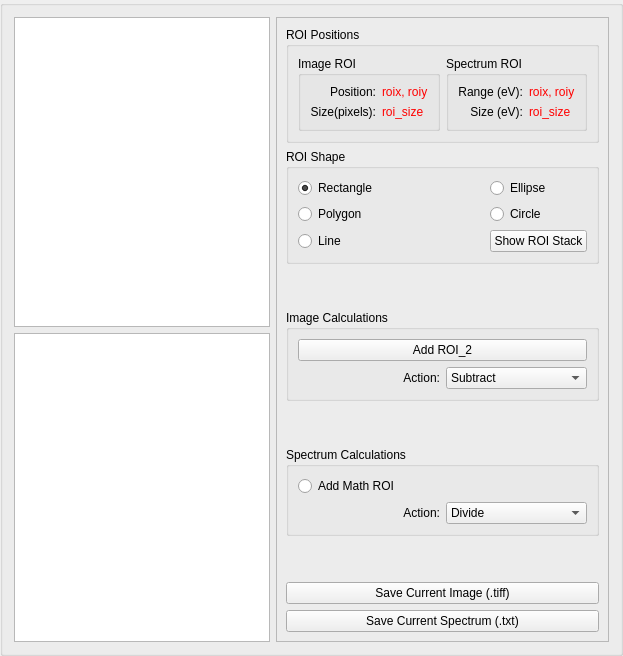
     <widget class="QGroupBox" name="groupBox_6">
      <property name="sizePolicy">
       <sizepolicy hsizetype="Minimum" vsizetype="Preferred">
        <horstretch>0</horstretch>
        <verstretch>0</verstretch>
       </sizepolicy>
      </property>
      <property name="styleSheet">
       <string notr="true">font:12pt &quot;Segoe UI&quot;;</string>
      </property>
      <property name="title">
       <string/>
      </property>
      <layout class="QGridLayout" name="gridLayout_29">
       <item row="0" column="2" rowspan="2">
        <widget class="QFrame" name="frame_5">
         <property name="frameShape">
          <enum>QFrame::StyledPanel</enum>
         </property>
         <property name="frameShadow">
          <enum>QFrame::Raised</enum>
         </property>
         <layout class="QGridLayout" name="gridLayout_23">
          <item row="0" column="0">
           <widget class="QGroupBox" name="groupBox_8">
            <property name="styleSheet">
             <string notr="true">font: 9pt &quot;Segoe UI&quot;;</string>
            </property>
            <property name="title">
             <string>ROI Positions</string>
            </property>
            <layout class="QGridLayout" name="gridLayout_19">
             <item row="0" column="1">
              <widget class="QGroupBox" name="groupBox_5">
               <property name="title">
                <string>Spectrum ROI</string>
               </property>
               <layout class="QGridLayout" name="gridLayout_11">
                <item row="1" column="1">
                 <widget class="QLabel" name="le_spec_roi_size">
                  <property name="styleSheet">
                   <string notr="true">color: rgb(255, 0,0);</string>
                  </property>
                  <property name="text">
                   <string>roi_size</string>
                  </property>
                 </widget>
                </item>
                <item row="0" column="0">
                 <widget class="QLabel" name="label_8">
                  <property name="text">
                   <string>Range (eV):</string>
                  </property>
                  <property name="alignment">
                   <set>Qt::AlignRight|Qt::AlignTrailing|Qt::AlignVCenter</set>
                  </property>
                 </widget>
                </item>
                <item row="1" column="0">
                 <widget class="QLabel" name="label_29">
                  <property name="styleSheet">
                   <string notr="true"/>
                  </property>
                  <property name="text">
                   <string>Size (eV):</string>
                  </property>
                  <property name="alignment">
                   <set>Qt::AlignRight|Qt::AlignTrailing|Qt::AlignVCenter</set>
                  </property>
                 </widget>
                </item>
                <item row="0" column="1">
                 <widget class="QLabel" name="le_spec_roi">
                  <property name="styleSheet">
                   <string notr="true">color: rgb(255, 0,0);</string>
                  </property>
                  <property name="text">
                   <string>roix, roiy</string>
                  </property>
                 </widget>
                </item>
               </layout>
              </widget>
             </item>
             <item row="0" column="0">
              <widget class="QGroupBox" name="groupBox_4">
               <property name="title">
                <string>Image ROI</string>
               </property>
               <layout class="QGridLayout" name="gridLayout_12">
                <item row="0" column="0">
                 <widget class="QLabel" name="label_4">
                  <property name="text">
                   <string>Position:</string>
                  </property>
                  <property name="alignment">
                   <set>Qt::AlignRight|Qt::AlignTrailing|Qt::AlignVCenter</set>
                  </property>
                 </widget>
                </item>
                <item row="0" column="1">
                 <widget class="QLabel" name="le_roi">
                  <property name="styleSheet">
                   <string notr="true">color: rgb(255, 0,0);</string>
                  </property>
                  <property name="text">
                   <string>roix, roiy</string>
                  </property>
                 </widget>
                </item>
                <item row="1" column="0">
                 <widget class="QLabel" name="label_28">
                  <property name="styleSheet">
                   <string notr="true"/>
                  </property>
                  <property name="text">
                   <string>Size(pixels):</string>
                  </property>
                  <property name="alignment">
                   <set>Qt::AlignRight|Qt::AlignTrailing|Qt::AlignVCenter</set>
                  </property>
                 </widget>
                </item>
                <item row="1" column="1">
                 <widget class="QLabel" name="le_roi_size">
                  <property name="styleSheet">
                   <string notr="true">color: rgb(255, 0, 0);</string>
                  </property>
                  <property name="text">
                   <string>roi_size</string>
                  </property>
                 </widget>
                </item>
               </layout>
              </widget>
             </item>
            </layout>
           </widget>
          </item>
          <item row="3" column="0">
           <widget class="QGroupBox" name="groupBox_3">
            <property name="title">
             <string>Image Calculations</string>
            </property>
            <layout class="QGridLayout" name="gridLayout_6">
             <item row="0" column="0">
              <widget class="QPushButton" name="pb_add_roi_2">
               <property name="styleSheet">
                <string notr="true"/>
               </property>
               <property name="text">
                <string>Add ROI_2</string>
               </property>
              </widget>
             </item>
             <item row="1" column="0">
              <layout class="QHBoxLayout" name="horizontalLayout_16">
               <item>
                <widget class="QLabel" name="label_14">
                 <property name="text">
                  <string>Action:</string>
                 </property>
                 <property name="alignment">
                  <set>Qt::AlignRight|Qt::AlignTrailing|Qt::AlignVCenter</set>
                 </property>
                </widget>
               </item>
               <item>
                <widget class="QComboBox" name="cb_img_roi_action">
                 <property name="sizePolicy">
                  <sizepolicy hsizetype="Preferred" vsizetype="Preferred">
                   <horstretch>0</horstretch>
                   <verstretch>0</verstretch>
                  </sizepolicy>
                 </property>
                 <item>
                  <property name="text">
                   <string>Subtract</string>
                  </property>
                 </item>
                 <item>
                  <property name="text">
                   <string>Divide</string>
                  </property>
                 </item>
                 <item>
                  <property name="text">
                   <string>Add</string>
                  </property>
                 </item>
                 <item>
                  <property name="text">
                   <string>Compare</string>
                  </property>
                 </item>
                </widget>
               </item>
              </layout>
             </item>
            </layout>
           </widget>
          </item>
          <item row="10" column="0">
           <widget class="QGroupBox" name="groupBox_7">
            <property name="title">
             <string>Spectrum Calculations</string>
            </property>
            <layout class="QGridLayout" name="gridLayout_14">
             <item row="0" column="0" colspan="2">
              <widget class="QRadioButton" name="rb_math_roi">
               <property name="sizePolicy">
                <sizepolicy hsizetype="Preferred" vsizetype="Fixed">
                 <horstretch>0</horstretch>
                 <verstretch>0</verstretch>
                </sizepolicy>
               </property>
               <property name="text">
                <string>Add Math ROI</string>
               </property>
               <property name="checkable">
                <bool>true</bool>
               </property>
               <property name="checked">
                <bool>false</bool>
               </property>
              </widget>
             </item>
             <item row="1" column="0">
              <widget class="QLabel" name="label_13">
               <property name="text">
                <string>Action:</string>
               </property>
               <property name="alignment">
                <set>Qt::AlignRight|Qt::AlignTrailing|Qt::AlignVCenter</set>
               </property>
              </widget>
             </item>
             <item row="1" column="1">
              <widget class="QComboBox" name="cb_roi_operation">
               <property name="sizePolicy">
                <sizepolicy hsizetype="Preferred" vsizetype="Preferred">
                 <horstretch>0</horstretch>
                 <verstretch>0</verstretch>
                </sizepolicy>
               </property>
               <item>
                <property name="text">
                 <string>Divide</string>
                </property>
               </item>
               <item>
                <property name="text">
                 <string>Subtract</string>
                </property>
               </item>
               <item>
                <property name="text">
                 <string>Add</string>
                </property>
               </item>
               <item>
                <property name="text">
                 <string>Correlation Plot</string>
                </property>
               </item>
              </widget>
             </item>
            </layout>
           </widget>
          </item>
          <item row="13" column="0">
           <widget class="QPushButton" name="pb_save_disp_img">
            <property name="styleSheet">
             <string notr="true"/>
            </property>
            <property name="text">
             <string>Save Current Image (.tiff)</string>
            </property>
           </widget>
          </item>
          <item row="4" column="0">
           <spacer name="verticalSpacer_5">
            <property name="orientation">
             <enum>Qt::Vertical</enum>
            </property>
            <property name="sizeHint" stdset="0">
             <size>
              <width>20</width>
              <height>40</height>
             </size>
            </property>
           </spacer>
          </item>
          <item row="14" column="0">
           <widget class="QPushButton" name="pb_save_disp_spec">
            <property name="styleSheet">
             <string notr="true"/>
            </property>
            <property name="text">
             <string>Save Current Spectrum (.txt)</string>
            </property>
           </widget>
          </item>
          <item row="12" column="0">
           <spacer name="verticalSpacer_3">
            <property name="orientation">
             <enum>Qt::Vertical</enum>
            </property>
            <property name="sizeHint" stdset="0">
             <size>
              <width>20</width>
              <height>40</height>
             </size>
            </property>
           </spacer>
          </item>
          <item row="1" column="0">
           <widget class="QGroupBox" name="groupBox_2">
            <property name="title">
             <string>ROI Shape</string>
            </property>
            <layout class="QGridLayout" name="gridLayout_22">
             <item row="0" column="0" colspan="2">
              <layout class="QVBoxLayout" name="verticalLayout">
               <item>
                <widget class="QRadioButton" name="rb_rect_roi">
                 <property name="text">
                  <string>Rectangle</string>
                 </property>
                 <property name="checked">
                  <bool>true</bool>
                 </property>
                </widget>
               </item>
               <item>
                <widget class="QRadioButton" name="rb_poly_roi">
                 <property name="text">
                  <string>Polygon</string>
                 </property>
                 <property name="checked">
                  <bool>false</bool>
                 </property>
                </widget>
               </item>
              </layout>
             </item>
             <item row="0" column="2">
              <layout class="QVBoxLayout" name="verticalLayout_2">
               <item>
                <widget class="QRadioButton" name="rb_elli_roi">
                 <property name="text">
                  <string>Ellipse</string>
                 </property>
                </widget>
               </item>
               <item>
                <widget class="QRadioButton" name="rb_circle_roi">
                 <property name="text">
                  <string>Circle</string>
                 </property>
                </widget>
               </item>
              </layout>
             </item>
             <item row="1" column="0">
              <widget class="QRadioButton" name="rb_line_roi">
               <property name="text">
                <string>Line</string>
               </property>
              </widget>
             </item>
             <item row="1" column="2">
              <widget class="QPushButton" name="pb_show_roi">
               <property name="text">
                <string>Show ROI Stack</string>
               </property>
              </widget>
             </item>
            </layout>
           </widget>
          </item>
          <item row="2" column="0">
           <spacer name="verticalSpacer_4">
            <property name="orientation">
             <enum>Qt::Vertical</enum>
            </property>
            <property name="sizeHint" stdset="0">
             <size>
              <width>20</width>
              <height>40</height>
             </size>
            </property>
           </spacer>
          </item>
         </layout>
        </widget>
       </item>
       <item row="0" column="1">
        <widget class="ImageView" name="image_view">
         <property name="sizePolicy">
          <sizepolicy hsizetype="Expanding" vsizetype="Expanding">
           <horstretch>0</horstretch>
           <verstretch>0</verstretch>
          </sizepolicy>
         </property>
        </widget>
       </item>
       <item row="1" column="1">
        <widget class="PlotWidget" name="spectrum_view">
         <property name="sizePolicy">
          <sizepolicy hsizetype="Expanding" vsizetype="Expanding">
           <horstretch>0</horstretch>
           <verstretch>0</verstretch>
          </sizepolicy>
         </property>
        </widget>
       </item>
      </layout>
     </widget>
